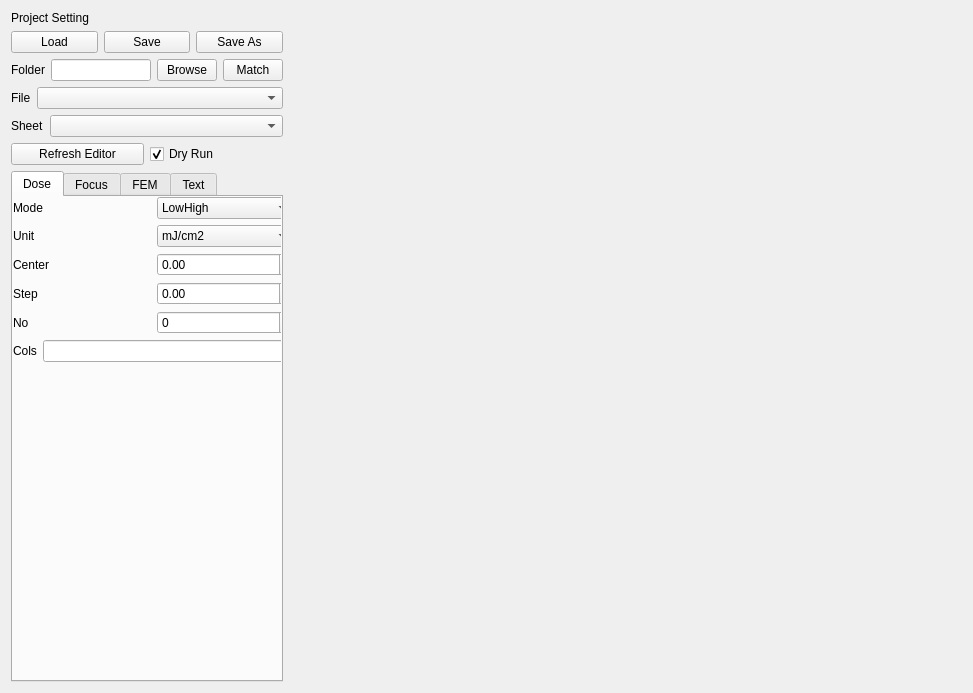
<?xml version="1.0" encoding="UTF-8"?>
<ui version="4.0">
 <class>FemApp</class>
 <widget class="QWidget" name="FemApp">
  <property name="geometry">
   <rect>
    <x>0</x>
    <y>0</y>
    <width>973</width>
    <height>693</height>
   </rect>
  </property>
  <property name="windowTitle">
   <string>FemApp</string>
  </property>
  <layout class="QGridLayout" name="gridLayout_2" rowstretch="0" columnstretch="0,0,1">
   <item row="0" column="1">
    <layout class="QVBoxLayout" name="vboxSettings">
     <property name="sizeConstraint">
      <enum>QLayout::SizeConstraint::SetDefaultConstraint</enum>
     </property>
     <item>
      <layout class="QHBoxLayout" name="hboxHeader">
       <item>
        <widget class="QLabel" name="labelSetting">
         <property name="text">
          <string>Project Setting</string>
         </property>
        </widget>
       </item>
       <item>
        <widget class="QLabel" name="labelFEMFile">
         <property name="text">
          <string/>
         </property>
        </widget>
       </item>
      </layout>
     </item>
     <item>
      <layout class="QHBoxLayout" name="hbPeoject">
       <item>
        <widget class="QPushButton" name="btnLoad">
         <property name="text">
          <string>Load</string>
         </property>
        </widget>
       </item>
       <item>
        <widget class="QPushButton" name="btnSave">
         <property name="text">
          <string>Save</string>
         </property>
        </widget>
       </item>
       <item>
        <widget class="QPushButton" name="btnSaveas">
         <property name="text">
          <string>Save As</string>
         </property>
        </widget>
       </item>
      </layout>
     </item>
     <item>
      <layout class="QHBoxLayout" name="hbFolder">
       <item>
        <widget class="QLabel" name="lblFolder">
         <property name="text">
          <string>Folder</string>
         </property>
        </widget>
       </item>
       <item>
        <widget class="QLineEdit" name="lnFolder">
         <property name="maximumSize">
          <size>
           <width>100</width>
           <height>16777215</height>
          </size>
         </property>
        </widget>
       </item>
       <item>
        <widget class="QPushButton" name="btnFolderBrowse">
         <property name="maximumSize">
          <size>
           <width>60</width>
           <height>16777215</height>
          </size>
         </property>
         <property name="text">
          <string>Browse</string>
         </property>
        </widget>
       </item>
       <item>
        <widget class="QPushButton" name="btnFolderMatch">
         <property name="maximumSize">
          <size>
           <width>60</width>
           <height>16777215</height>
          </size>
         </property>
         <property name="text">
          <string>Match</string>
         </property>
        </widget>
       </item>
      </layout>
     </item>
     <item>
      <layout class="QHBoxLayout" name="hbFile" stretch="0,1">
       <item>
        <widget class="QLabel" name="lblFile">
         <property name="text">
          <string>File</string>
         </property>
        </widget>
       </item>
       <item>
        <widget class="QComboBox" name="cbFile"/>
       </item>
      </layout>
     </item>
     <item>
      <layout class="QHBoxLayout" name="hbSheet" stretch="0,1">
       <item>
        <widget class="QLabel" name="lblSheet">
         <property name="text">
          <string>Sheet</string>
         </property>
        </widget>
       </item>
       <item>
        <widget class="QComboBox" name="cbSheet"/>
       </item>
      </layout>
     </item>
     <item>
      <layout class="QHBoxLayout" name="hboxRefEdit">
       <item>
        <widget class="QPushButton" name="btnRefreshEditor">
         <property name="text">
          <string>Refresh Editor</string>
         </property>
        </widget>
       </item>
          <item>
           <widget class="QCheckBox" name="chkDryRun">
            <property name="text">
             <string>Dry Run</string>
            </property>
            <property name="checked">
             <bool>true</bool>
            </property>
           </widget>
          </item>
      </layout>
     </item>
     <item>
      <widget class="QTabWidget" name="tabWidget">
       <property name="currentIndex">
        <number>0</number>
       </property>
       <widget class="QWidget" name="Dose">
        <attribute name="title">
         <string>Dose</string>
        </attribute>
        <widget class="QWidget" name="verticalLayoutWidget_3">
         <property name="geometry">
          <rect>
           <x>0</x>
           <y>0</y>
           <width>281</width>
           <height>451</height>
          </rect>
         </property>
         <layout class="QVBoxLayout" name="vboxDose" stretch="0,0,0,0,0,0,1">
          <item>
           <layout class="QHBoxLayout" name="hbDMode">
            <item>
             <widget class="QLabel" name="lblDMode">
              <property name="text">
               <string>Mode</string>
              </property>
             </widget>
            </item>
            <item>
             <widget class="QComboBox" name="cbDMode">
              <item>
               <property name="text">
                <string>LowHigh</string>
               </property>
              </item>
             </widget>
            </item>
           </layout>
          </item>
          <item>
           <layout class="QHBoxLayout" name="hbDUnit">
            <item>
             <widget class="QLabel" name="lblDUnit">
              <property name="text">
               <string>Unit</string>
              </property>
             </widget>
            </item>
            <item>
             <widget class="QComboBox" name="cbDUnit">
              <item>
               <property name="text">
                <string>mJ/cm2</string>
               </property>
              </item>
             </widget>
            </item>
           </layout>
          </item>
          <item>
           <layout class="QHBoxLayout" name="hbDCenter">
            <item>
             <widget class="QLabel" name="lblDCenter">
              <property name="text">
               <string>Center</string>
              </property>
             </widget>
            </item>
            <item>
             <widget class="QDoubleSpinBox" name="dspnDCenter"/>
            </item>
           </layout>
          </item>
          <item>
           <layout class="QHBoxLayout" name="hbDStep">
            <item>
             <widget class="QLabel" name="lblDStep">
              <property name="text">
               <string>Step</string>
              </property>
             </widget>
            </item>
            <item>
             <widget class="QDoubleSpinBox" name="dspnDStep">
              <property name="singleStep">
               <double>0.010000000000000</double>
              </property>
             </widget>
            </item>
           </layout>
          </item>
          <item>
           <layout class="QHBoxLayout" name="hbDNo">
            <item>
             <widget class="QLabel" name="lblDNo">
              <property name="text">
               <string>No</string>
              </property>
             </widget>
            </item>
            <item>
             <widget class="QSpinBox" name="spnDNo"/>
            </item>
           </layout>
          </item>
          <item>
           <layout class="QHBoxLayout" name="hbDCols">
            <item>
             <widget class="QLabel" name="lblDCols">
              <property name="text">
               <string>Cols</string>
              </property>
             </widget>
            </item>
            <item>
             <widget class="QLineEdit" name="lnDCols"/>
            </item>
           </layout>
          </item>
          <item>
           <layout class="QHBoxLayout" name="hbzDose"/>
          </item>
         </layout>
        </widget>
       </widget>
       <widget class="QWidget" name="Focus">
        <attribute name="title">
         <string>Focus</string>
        </attribute>
        <widget class="QWidget" name="verticalLayoutWidget_4">
         <property name="geometry">
          <rect>
           <x>0</x>
           <y>0</y>
           <width>281</width>
           <height>451</height>
          </rect>
         </property>
         <layout class="QVBoxLayout" name="vboxFocus" stretch="0,0,0,0,0,0,1">
          <item>
           <layout class="QHBoxLayout" name="hbFMode">
            <item>
             <widget class="QLabel" name="lblFMode">
              <property name="text">
               <string>Mode</string>
              </property>
             </widget>
            </item>
            <item>
             <widget class="QComboBox" name="cbFMode">
              <item>
               <property name="text">
                <string>Focus2DoseLinear</string>
               </property>
              </item>
             </widget>
            </item>
           </layout>
          </item>
          <item>
           <layout class="QHBoxLayout" name="hbFUnit">
            <item>
             <widget class="QLabel" name="lblFUnit">
              <property name="text">
               <string>Unit</string>
              </property>
             </widget>
            </item>
            <item>
             <widget class="QComboBox" name="cbFUnit">
              <item>
               <property name="text">
                <string>um</string>
               </property>
              </item>
             </widget>
            </item>
           </layout>
          </item>
          <item>
           <layout class="QHBoxLayout" name="hb3FCenter">
            <item>
             <widget class="QLabel" name="lblFCenter">
              <property name="text">
               <string>Center</string>
              </property>
             </widget>
            </item>
            <item>
             <widget class="QDoubleSpinBox" name="dspnFCenter"/>
            </item>
           </layout>
          </item>
          <item>
           <layout class="QHBoxLayout" name="hbFStep">
            <item>
             <widget class="QLabel" name="lblFStep">
              <property name="text">
               <string>Step</string>
              </property>
             </widget>
            </item>
            <item>
             <widget class="QDoubleSpinBox" name="dspnFStep">
              <property name="singleStep">
               <double>0.010000000000000</double>
              </property>
             </widget>
            </item>
           </layout>
          </item>
          <item>
           <layout class="QHBoxLayout" name="hbFNo">
            <item>
             <widget class="QLabel" name="lblFNo">
              <property name="text">
               <string>No</string>
              </property>
             </widget>
            </item>
            <item>
             <widget class="QSpinBox" name="spnFNo"/>
            </item>
           </layout>
          </item>
          <item>
           <layout class="QHBoxLayout" name="hbFRows">
            <item>
             <widget class="QLabel" name="lblFRols">
              <property name="text">
               <string>Rows</string>
              </property>
             </widget>
            </item>
            <item>
             <widget class="QLineEdit" name="lnFRows"/>
            </item>
           </layout>
          </item>
          <item>
           <layout class="QHBoxLayout" name="hbzFocus"/>
          </item>
         </layout>
        </widget>
       </widget>
       <widget class="QWidget" name="FEM">
        <attribute name="title">
         <string>FEM</string>
        </attribute>
        <widget class="QWidget" name="verticalLayoutWidget_5">
         <property name="geometry">
          <rect>
           <x>0</x>
           <y>0</y>
           <width>281</width>
           <height>451</height>
          </rect>
         </property>
         <layout class="QVBoxLayout" name="vboxFEM" stretch="0,0,0,0,1">
          <item>
           <layout class="QHBoxLayout" name="hbFEMMode">
            <item>
             <widget class="QLabel" name="lblFEMMode">
              <property name="text">
               <string>Mode</string>
              </property>
             </widget>
            </item>
            <item>
             <widget class="QComboBox" name="cbFEMMode">
              <item>
               <property name="text">
                <string>NegPos2</string>
               </property>
              </item>
             </widget>
            </item>
           </layout>
          </item>
          <item>
           <layout class="QHBoxLayout" name="hbFEMUnit">
            <item>
             <widget class="QLabel" name="lblFEMUnit">
              <property name="text">
               <string>Unit</string>
              </property>
             </widget>
            </item>
            <item>
             <widget class="QComboBox" name="cbFEMUnit">
              <item>
               <property name="text">
                <string>mJ/cm2</string>
               </property>
              </item>
             </widget>
            </item>
           </layout>
          </item>
          <item>
           <layout class="QHBoxLayout" name="hbFEMTarg">
            <item>
             <widget class="QLabel" name="lblFEMTarg">
              <property name="text">
               <string>Target</string>
              </property>
             </widget>
            </item>
            <item>
             <widget class="QDoubleSpinBox" name="dspnFEMTarg"/>
            </item>
           </layout>
          </item>
          <item>
           <layout class="QHBoxLayout" name="hFEMSpec">
            <item>
             <widget class="QLabel" name="lblFEMSpec">
              <property name="text">
               <string>Spec</string>
              </property>
             </widget>
            </item>
            <item>
             <widget class="QDoubleSpinBox" name="dspnFEMSpec"/>
            </item>
           </layout>
          </item>
          <item>
           <layout class="QHBoxLayout" name="hbzFEM"/>
          </item>
         </layout>
        </widget>
       </widget>
       <widget class="QWidget" name="Text">
        <attribute name="title">
         <string>Text</string>
        </attribute>
        <widget class="QWidget" name="verticalLayoutWidget">
         <property name="geometry">
          <rect>
           <x>0</x>
           <y>0</y>
           <width>271</width>
           <height>481</height>
          </rect>
         </property>
         <layout class="QVBoxLayout" name="vboxText">
          <item>
           <layout class="QHBoxLayout" name="hbText">
            <item>
             <widget class="QPushButton" name="btnTxtReset">
              <property name="text">
               <string>Reset</string>
              </property>
             </widget>
            </item>
            <item>
             <widget class="QPushButton" name="btnTxtApply">
              <property name="text">
               <string>Apply</string>
              </property>
             </widget>
            </item>
           </layout>
          </item>
          <item>
           <widget class="QPlainTextEdit" name="txtConfigRaw"/>
          </item>
         </layout>
        </widget>
       </widget>
      </widget>
     </item>
    </layout>
   </item>
   <item row="0" column="2">
    <layout class="QVBoxLayout" name="vboxSheetEdit"/>
   </item>
  </layout>
 </widget>
 <resources/>
 <connections/>
 <slots>
  <slot>onLoadClicked()</slot>
  <slot>onSaveClicked()</slot>
  <slot>onSaveAsClicked()</slot>
  <slot>onBrowseClicked()</slot>
  <slot>onMatchClicked()</slot>
  <slot>onFolderEdited()</slot>
  <slot>onFileChanged()</slot>
  <slot>onSheetChanged()</slot>
  <slot>onDModeChanged()</slot>
  <slot>onDUnitChanged()</slot>
  <slot>onDCenterChanged()</slot>
  <slot>onDStepChanged()</slot>
  <slot>onDColsEdited()</slot>
  <slot>onFModeChanged()</slot>
  <slot>onFUnitChanged()</slot>
  <slot>onFCenterChanged()</slot>
  <slot>onFStepChanged()</slot>
  <slot>onFRowsEdited()</slot>
  <slot>onFEMModeChanged()</slot>
  <slot>onFEMUnitChanged()</slot>
  <slot>onFEMTargChanged()</slot>
  <slot>onFEMSpecChanged()</slot>
 </slots>
</ui>
